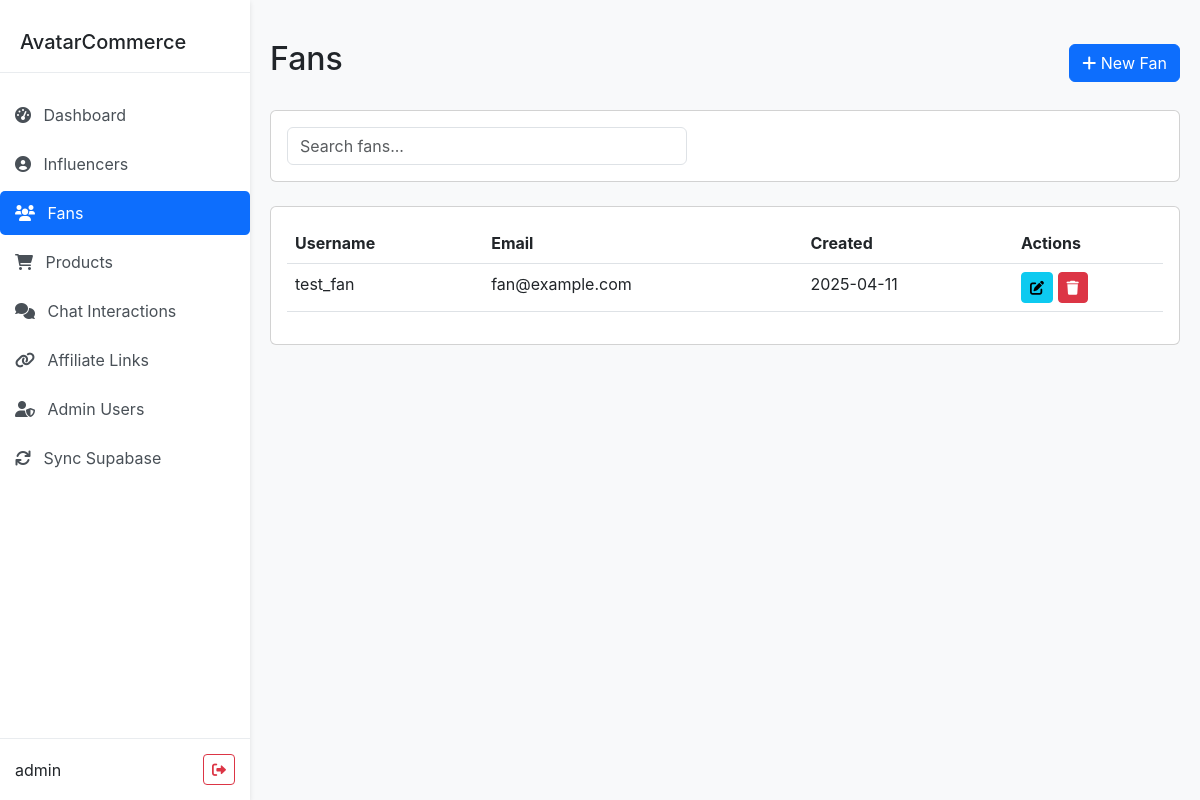
The app's page /fans (signed in) with its own data.
### models.py (models this page shows, shortened)
class FanModel(db.Model):
    __tablename__ = 'fans'
    id = db.Column(db.String(36), primary_key=True, default=lambda: str(uuid.uuid4()))
    username = db.Column(db.String(64), unique=True, nullable=False)
    email = db.Column(db.String(120), unique=True, nullable=False)
    password_hash = db.Column(db.String(256), nullable=False, default='')
    created_at = db.Column(db.DateTime, default=datetime.utcnow)
    updated_at = db.Column(db.DateTime, default=datetime.utcnow, onupdate=datetime.utcnow)
    conversation_counters = db.relationship('ConversationCounterModel', back_populates='fan', lazy='dynamic')
    chat_interactions = db.relationship('ChatInteractionModel', back_populates='fan', lazy='dynamic')

### app.py (the view)
@app.route('/fans')
@login_required
def fans():
    fans = FanModel.query.all()
    return render_template('fans.html', fans=fans)

### utils/auth.py (called while the page is built)
def login_required(f):
    @wraps(f)
    def decorated_function(*args, **kwargs):
        if 'admin_user_id' not in session:
            return redirect(url_for('login'))
        return f(*args, **kwargs)
    return decorated_function

### templates/fans.html (shortened to what this page needs)
{% extends "base.html" %}
{% block content %}
<div class="d-flex justify-content-between align-items-center mb-4">
  <h2>Fans</h2>
  <a href="{{ url_for('new_fan') }}" class="btn btn-primary">
    <i class="fas fa-plus"></i> New Fan
  </a>
</div>
<div class="card mb-4">
  <div class="card-body">
    <div class="row g-3">
      <div class="col-md-6">
        <div class="search-bar">
          <input type="text" id="searchInput" class="form-control" placeholder="Search fans...">
        </div>
      </div>
    </div>
  </div>
</div>
<div class="card">
  <div class="card-body">
    <div class="table-responsive">
      <table class="table table-hover" id="fansTable">
        <thead>
          <tr>
            <th>Username</th>
            <th>Email</th>
            <th>Created</th>
            <th>Actions</th>
          </tr>
        </thead>
        <tbody>
          {% for fan in fans %}
          <tr>
            <td>{{ fan.username }}</td>
            <td>{{ fan.email }}</td>
            <td>{{ fan.created_at.strftime('%Y-%m-%d') }}</td>
            <td class="table-actions">
              <a href="{{ url_for('edit_fan', id=fan.id) }}" class="btn btn-sm btn-info">
                <i class="fas fa-edit"></i>
              </a>
              <button class="btn btn-sm btn-danger delete-btn" data-id="{{ fan.id }}" data-name="{{ fan.username }}">
                <i class="fas fa-trash"></i>
              </button>
            </td>
          </tr>
          {% endfor %}
        </tbody>
      </table>
    </div>
  </div>
</div>
{% endblock %}

### templates/base.html (style rules this page uses)
body { font-family: 'Inter', sans-serif; background-color: #f8f9fa; }

### templates/fans.html (style rules this page uses)
.table-actions { width: 150px; }
.search-bar { max-width: 400px; }

### records on screen
FanModel: username "test_fan", email "fan@example.com", created_at "2025-04-11"

### other values on screen
{{ session.get('admin_username') }} "admin"
